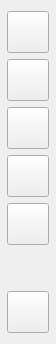
        <widget class="QWidget" name="leftWidget" native="true">
         <property name="sizePolicy">
          <sizepolicy hsizetype="Preferred" vsizetype="Preferred">
           <horstretch>0</horstretch>
           <verstretch>0</verstretch>
          </sizepolicy>
         </property>
         <property name="minimumSize">
          <size>
           <width>56</width>
           <height>0</height>
          </size>
         </property>
         <property name="maximumSize">
          <size>
           <width>56</width>
           <height>16777215</height>
          </size>
         </property>
         <layout class="QVBoxLayout" name="verticalLayout_2">
          <property name="spacing">
           <number>6</number>
          </property>
          <property name="leftMargin">
           <number>7</number>
          </property>
          <property name="rightMargin">
           <number>7</number>
          </property>
          <item>
           <widget class="QPushButton" name="btnHome">
            <property name="minimumSize">
             <size>
              <width>42</width>
              <height>42</height>
             </size>
            </property>
            <property name="maximumSize">
             <size>
              <width>42</width>
              <height>42</height>
             </size>
            </property>
            <property name="toolTip">
             <string>首页</string>
            </property>
            <property name="icon">
             <iconset resource="../resource/resources.qrc">
              <normaloff>:/iamge_pack/tab/home.png</normaloff>:/iamge_pack/tab/home.png</iconset>
            </property>
            <property name="iconSize">
             <size>
              <width>24</width>
              <height>24</height>
             </size>
            </property>
           </widget>
          </item>
          <item>
           <widget class="QPushButton" name="btnModule">
            <property name="minimumSize">
             <size>
              <width>42</width>
              <height>42</height>
             </size>
            </property>
            <property name="maximumSize">
             <size>
              <width>42</width>
              <height>42</height>
             </size>
            </property>
            <property name="toolTip">
             <string>模组</string>
            </property>
            <property name="icon">
             <iconset resource="../resource/resources.qrc">
              <normaloff>:/iamge_pack/tab/module_1.png</normaloff>:/iamge_pack/tab/module_1.png</iconset>
            </property>
            <property name="iconSize">
             <size>
              <width>24</width>
              <height>24</height>
             </size>
            </property>
           </widget>
          </item>
          <item>
           <widget class="QPushButton" name="btnStart">
            <property name="minimumSize">
             <size>
              <width>42</width>
              <height>42</height>
             </size>
            </property>
            <property name="maximumSize">
             <size>
              <width>42</width>
              <height>42</height>
             </size>
            </property>
            <property name="toolTip">
             <string>常用文件夹</string>
            </property>
            <property name="icon">
             <iconset resource="../resource/resources.qrc">
              <normaloff>:/iamge_pack/tab/folder.png</normaloff>:/iamge_pack/tab/folder.png</iconset>
            </property>
            <property name="iconSize">
             <size>
              <width>24</width>
              <height>24</height>
             </size>
            </property>
           </widget>
          </item>
          <item>
           <widget class="QPushButton" name="btnConfig">
            <property name="minimumSize">
             <size>
              <width>42</width>
              <height>42</height>
             </size>
            </property>
            <property name="maximumSize">
             <size>
              <width>42</width>
              <height>42</height>
             </size>
            </property>
            <property name="toolTip">
             <string>配置</string>
            </property>
            <property name="icon">
             <iconset resource="../resource/resources.qrc">
              <normaloff>:/iamge_pack/tab/Settings.png</normaloff>:/iamge_pack/tab/Settings.png</iconset>
            </property>
            <property name="iconSize">
             <size>
              <width>24</width>
              <height>24</height>
             </size>
            </property>
           </widget>
          </item>
          <item>
           <widget class="QPushButton" name="btnAbout">
            <property name="minimumSize">
             <size>
              <width>42</width>
              <height>42</height>
             </size>
            </property>
            <property name="maximumSize">
             <size>
              <width>42</width>
              <height>42</height>
             </size>
            </property>
            <property name="toolTip">
             <string>关于</string>
            </property>
            <property name="icon">
             <iconset resource="../resource/resources.qrc">
              <normaloff>:/iamge_pack/tab/about.png</normaloff>:/iamge_pack/tab/about.png</iconset>
            </property>
            <property name="iconSize">
             <size>
              <width>24</width>
              <height>24</height>
             </size>
            </property>
           </widget>
          </item>
          <item>
           <spacer name="verticalSpacer">
            <property name="orientation">
             <enum>Qt::Orientation::Vertical</enum>
            </property>
            <property name="sizeHint" stdset="0">
             <size>
              <width>20</width>
              <height>40</height>
             </size>
            </property>
           </spacer>
          </item>
          <item>
           <widget class="QPushButton" name="btnTheme">
            <property name="minimumSize">
             <size>
              <width>42</width>
              <height>42</height>
             </size>
            </property>
            <property name="maximumSize">
             <size>
              <width>42</width>
              <height>42</height>
             </size>
            </property>
            <property name="toolTip">
             <string>切换主题</string>
            </property>
            <property name="icon">
             <iconset resource="../resource/resources.qrc">
              <normaloff>:/iamge_pack/tab/dark_theme.png</normaloff>
              <normalon>:/iamge_pack/tab/light_theme.png</normalon>:/iamge_pack/tab/dark_theme.png</iconset>
            </property>
            <property name="iconSize">
             <size>
              <width>24</width>
              <height>24</height>
             </size>
            </property>
            <property name="checkable">
             <bool>true</bool>
            </property>
            <property name="checked">
             <bool>false</bool>
            </property>
           </widget>
          </item>
         </layout>
        </widget>
